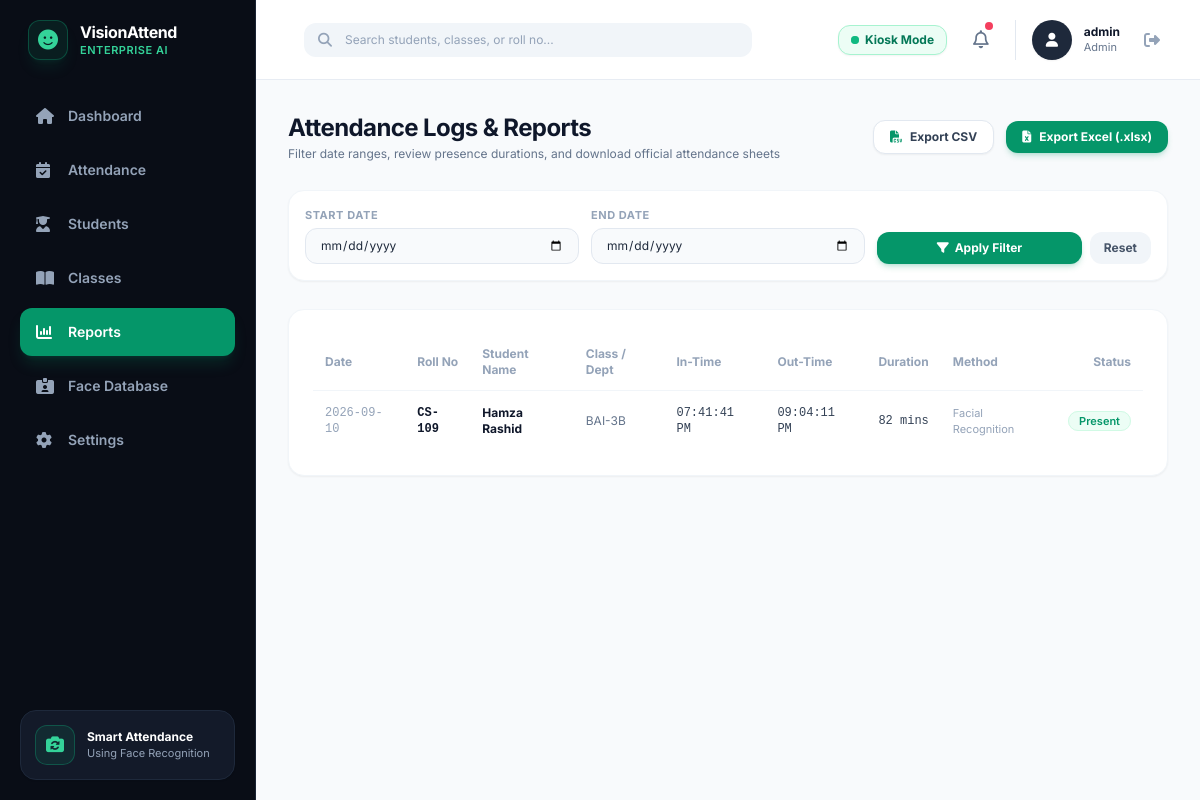
The app's page /reports (signed in) with its own data.
### src/database.py (models this page shows, shortened)
class Attendance(db.Model):
    __tablename__ = 'attendance'
    id = db.Column(db.Integer, primary_key=True)
    student_id = db.Column(db.String(50), db.ForeignKey('students.student_id'), nullable=False, index=True)
    date = db.Column(db.Date, default=date.today, index=True)                       # e.g., 2026-09-09
    in_time = db.Column(db.String(20), nullable=True)                               # e.g., "10:22:15 AM"
    out_time = db.Column(db.String(20), nullable=True)                              # e.g., "01:30:10 PM"
    duration_minutes = db.Column(db.Integer, default=0)                             # Total duration in minutes
    status = db.Column(db.String(20), default="Present")                            # "Present", "Absent", "Late"
    verification_method = db.Column(db.String(50), default="Facial Recognition")
    created_at = db.Column(db.DateTime, default=datetime.utcnow)

class Student(db.Model):
    __tablename__ = 'students'
    id = db.Column(db.Integer, primary_key=True)
    student_id = db.Column(db.String(50), unique=True, nullable=False, index=True)  # e.g., "CS-001"
    name = db.Column(db.String(100), nullable=False)                                # e.g., "Ali Raza"
    department = db.Column(db.String(100), default="BCS - 1A")                      # Class / Department code
    email = db.Column(db.String(120), nullable=True)
    sample_image = db.Column(db.String(255), nullable=True)
    created_at = db.Column(db.DateTime, default=datetime.utcnow)
    attendances = db.relationship('Attendance', backref='student', lazy=True, cascade="all, delete-orphan")

### app.py (the view)
@app.route('/reports')
@admin_required
def reports():
    start_date_str = request.args.get('start_date', '')
    end_date_str = request.args.get('end_date', '')
    query = Attendance.query
    if start_date_str:
        try:
            start_date = datetime.strptime(start_date_str, "%Y-%m-%d").date()
            query = query.filter(Attendance.date >= start_date)
        except ValueError:
            pass
    if end_date_str:
        try:
            end_date = datetime.strptime(end_date_str, "%Y-%m-%d").date()
            query = query.filter(Attendance.date <= end_date)
        except ValueError:
            pass
    records = query.order_by(Attendance.date.desc(), Attendance.id.desc()).all()
    return render_template('reports.html', active_page='reports', records=records,
                           start_date=start_date_str, end_date=end_date_str)

### app.py (called while the page is built)
def admin_required(f):
    @wraps(f)
    def decorated_function(*args, **kwargs):
        if 'user_id' not in session:
            return redirect(url_for('login'))
        if session.get('role') != 'admin':
            flash("Unauthorized: Administrator permissions required.", "error")
            return redirect(url_for('student_dashboard'))
        return f(*args, **kwargs)
    return decorated_function

### templates/reports.html (shortened to what this page needs)
{% extends "base.html" %}
{% block content %}
<div class="space-y-7">
    <div class="flex flex-col sm:flex-row items-start sm:items-center justify-between gap-4">
        <div>
            <h1 class="text-2xl font-bold text-slate-900 tracking-tight">Attendance Logs & Reports</h1>
            <p class="text-xs text-slate-500 mt-0.5">Filter date ranges, review presence durations, and download official attendance sheets</p>
        </div>
        <div class="flex items-center space-x-3">
            <a href="{{ url_for('export_csv', start_date=start_date, end_date=end_date) }}"
               class="px-4 py-2 bg-white hover:bg-slate-50 border border-slate-200 text-slate-700 text-xs font-bold rounded-xl shadow-sm transition-all flex items-center gap-2">
                <i class="fa-solid fa-file-csv text-emerald-600"></i> Export CSV
            </a>
            <a href="{{ url_for('export_excel', start_date=start_date, end_date=end_date) }}"
               class="px-4 py-2 bg-emerald-600 hover:bg-emerald-700 text-white text-xs font-bold rounded-xl shadow-md shadow-emerald-600/20 transition-all flex items-center gap-2">
                <i class="fa-solid fa-file-excel"></i> Export Excel (.xlsx)
            </a>
        </div>
    </div>
    <div class="bg-white rounded-2xl p-4 border border-slate-100 shadow-sm">
        <form method="GET" action="{{ url_for('reports') }}" class="grid grid-cols-1 sm:grid-cols-12 gap-3 items-end">
            <div class="sm:col-span-4">
                <label class="block text-[11px] font-bold uppercase tracking-wider text-slate-400 mb-1">Start Date</label>
                <input type="date" name="start_date" value="{{ start_date }}"
                       class="w-full bg-[#F8FAFC] border border-slate-200 rounded-xl px-3.5 py-2 text-xs text-slate-800 focus:outline-none focus:ring-2 focus:ring-emerald-500/20">
            </div>
            <div class="sm:col-span-4">
                <label class="block text-[11px] font-bold uppercase tracking-wider text-slate-400 mb-1">End Date</label>
                <input type="date" name="end_date" value="{{ end_date }}"
                       class="w-full bg-[#F8FAFC] border border-slate-200 rounded-xl px-3.5 py-2 text-xs text-slate-800 focus:outline-none focus:ring-2 focus:ring-emerald-500/20">
            </div>
            <div class="sm:col-span-4 flex items-center space-x-2">
                <button type="submit" class="w-full py-2 bg-emerald-600 hover:bg-emerald-700 text-white text-xs font-bold rounded-xl shadow-md shadow-emerald-600/20 transition-all flex items-center justify-center gap-1.5">
                    <i class="fa-solid fa-filter"></i> Apply Filter
                </button>
                <a href="{{ url_for('reports') }}" class="py-2 px-3.5 bg-slate-100 hover:bg-slate-200 text-slate-600 text-xs font-bold rounded-xl transition-all">
                    Reset
                </a>
            </div>
        </form>
    </div>
    <div class="bg-white rounded-2xl border border-slate-100 shadow-sm overflow-hidden p-6">
        <div class="overflow-x-auto">
            <table class="w-full text-left text-xs">
                <thead>
                    <tr class="text-slate-400 font-semibold border-b border-slate-100 pb-2">
                        <th class="py-3 px-3">Date</th>
                        <th class="py-3 px-3">Roll No</th>
                        <th class="py-3 px-3">Student Name</th>
                        <th class="py-3 px-3">Class / Dept</th>
                        <th class="py-3 px-3">In-Time</th>
                        <th class="py-3 px-3">Out-Time</th>
                        <th class="py-3 px-3">Duration</th>
                        <th class="py-3 px-3">Method</th>
                        <th class="py-3 px-3 text-right">Status</th>
                    </tr>
                </thead>
                <tbody class="divide-y divide-slate-50 text-slate-700">
                    {% for rec in records %}
                    <tr class="hover:bg-slate-50/70 transition-colors">
                        <td class="py-3.5 px-3 font-mono text-slate-400">{{ rec.date.strftime('%Y-%m-%d') }}</td>
                        <td class="py-3.5 px-3 font-mono font-bold text-slate-900">{{ rec.student_id }}</td>
                        <td class="py-3.5 px-3 font-bold text-slate-900">{{ rec.student.name if rec.student else 'Unknown' }}</td>
                        <td class="py-3.5 px-3 text-slate-500">{{ rec.student.department if rec.student else 'N/A' }}</td>
                        <td class="py-3.5 px-3 font-mono text-slate-700">{{ rec.in_time or '--' }}</td>
                        <td class="py-3.5 px-3 font-mono text-slate-700">{{ rec.out_time or '--' }}</td>
                        <td class="py-3.5 px-3 font-mono text-slate-700">
                            {% if rec.duration_minutes > 0 %}
                            {{ rec.duration_minutes }} mins
                            {% else %}
                            --
                            {% endif %}
                        </td>
                        <td class="py-3.5 px-3 text-slate-400 text-[11px]">{{ rec.verification_method }}</td>
                        <td class="py-3.5 px-3 text-right">
                            {% if rec.status == 'Present' %}
                            <span class="px-2.5 py-0.5 rounded-full text-[11px] font-semibold bg-emerald-50 text-emerald-600 border border-emerald-100">
                                Present
                            </span>
                            {% else %}
                            <span class="px-2.5 py-0.5 rounded-full text-[11px] font-semibold bg-rose-50 text-rose-600 border border-rose-100">
                                Absent
                            </span>
                            {% endif %}
                        </td>
                    </tr>
                    {% else %}
                    <tr>
                        <td colspan="9" class="py-10 text-center text-slate-400 text-xs">
                            No attendance records match the selected date filter.
                        </td>
                    </tr>
                    {% endfor %}
                </tbody>
            </table>
        </div>
    </div>
</div>
{% endblock %}

### static/css/styles.css (style rules this page uses)
body { background-color: #0b1120; font-family: -apple-system, BlinkMacSystemFont, "Segoe UI", Roboto, Helvetica, Arial, sans-serif; }

### records on screen
Attendance: date "2026-09-10", student_id "CS-109", student "Hamza Rashid", student "BAI-3B", in_time "07:41:41 PM", out_time "09:04:11 PM", duration_minutes "82", verification_method "Facial Recognition", status "Present"

### other values on screen
{{ session.get('username', 'Admin') }} "admin"
{{ session.get('role', 'Administrator') }} "Admin"
